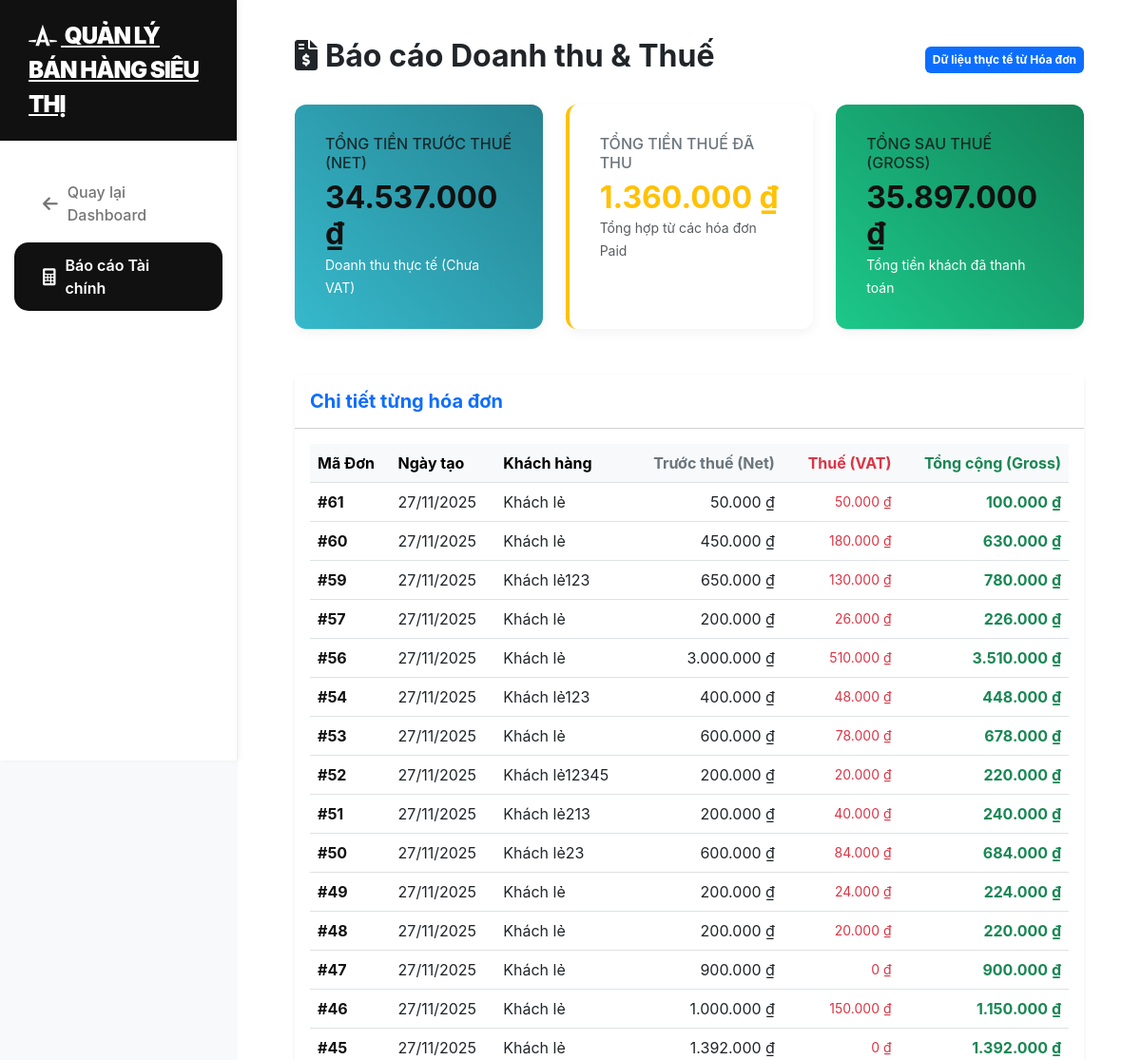
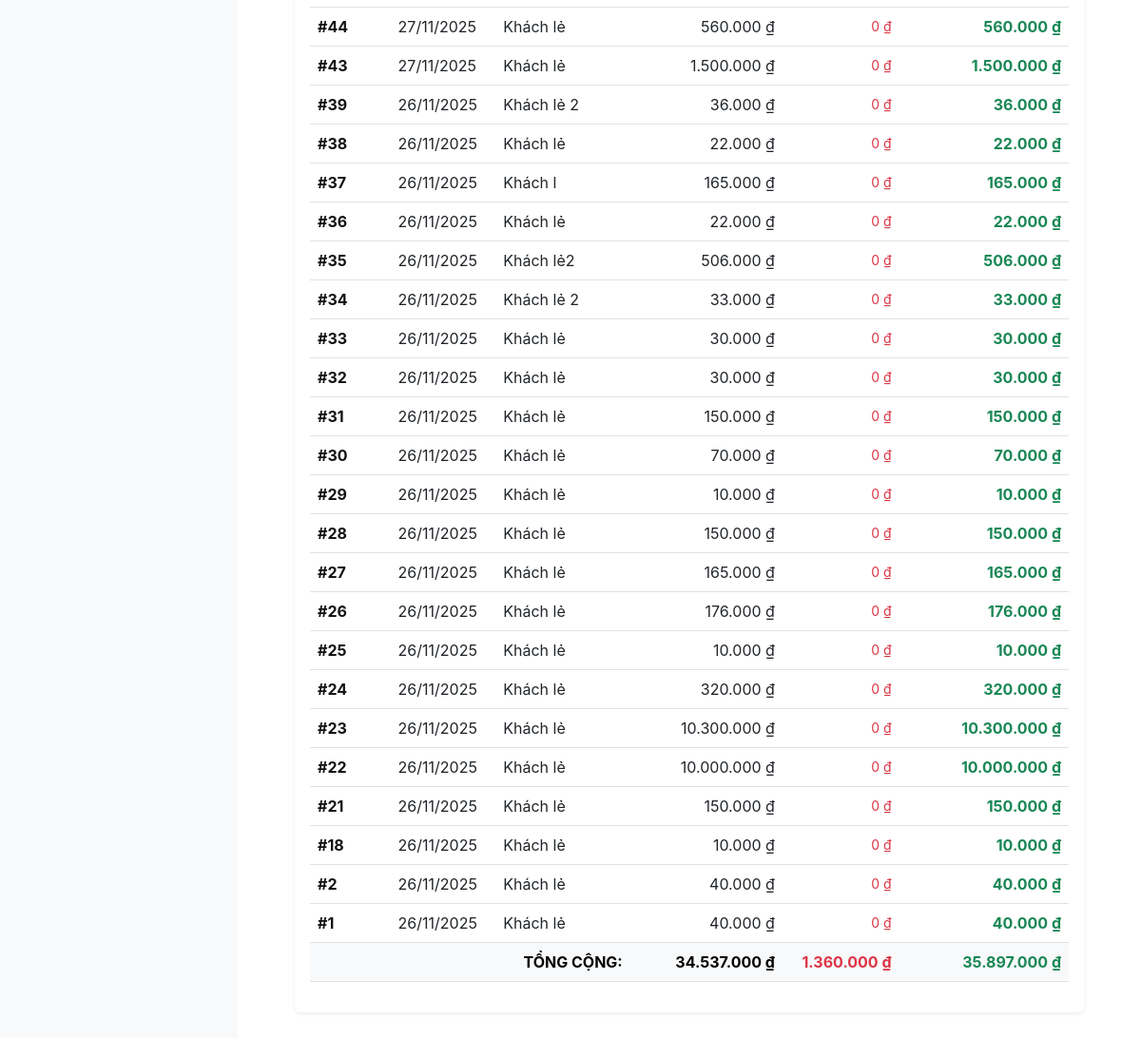
The app's page /financial_report.php (signed in) with its own data (2 pictures, top to bottom).
### tables this page shows
CREATE TABLE `transactions` (
  `id` int(11) UNSIGNED NOT NULL,
  `user_id` int(11) UNSIGNED DEFAULT NULL,
  `customer_name` varchar(255) DEFAULT 'Khách lẻ',
  `total_amount` decimal(10,2) NOT NULL,
  `payment_method` varchar(50) DEFAULT NULL,
  `status` varchar(20) NOT NULL DEFAULT 'completed',
  `created_at` timestamp NOT NULL DEFAULT current_timestamp(),
  `transaction_date` timestamp NOT NULL DEFAULT current_timestamp(),
  `tax_amount` decimal(10,2) NOT NULL DEFAULT 0.00,
  `tax_rate` int(11) NOT NULL DEFAULT 0
);

### financial_report.php (the view, shortened to what this page needs)
<?php
require_once 'config.php';
function formatCurrency($amount) {
    return number_format($amount, 0, ',', '.') . ' ₫';
}
$transactions = [];
$summary = [
    'total_gross' => 0,
    'total_net'   => 0,
    'total_tax'   => 0,
    'count'       => 0
];
try {
    global $pdo;
    $sql = "SELECT id, customer_name, total_amount, tax_amount, created_at, status
            FROM transactions
            WHERE status = 'paid'
            ORDER BY created_at DESC";
    $stmt = $pdo->prepare($sql);
    $stmt->execute();
    $transactions = $stmt->fetchAll(PDO::FETCH_ASSOC);
    foreach ($transactions as $t) {
        $gross = (float)$t['total_amount'];
        $tax   = (float)($t['tax_amount'] ?? 0);
        $net   = $gross - $tax;
        $summary['total_gross'] += $gross;
        $summary['total_net']   += $net;
        $summary['total_tax']   += $tax;
    }
} catch (PDOException $e) {
    $error = "Lỗi: " . $e->getMessage();
}
?>
<!DOCTYPE html>
<html lang="vi">
<head>
    <link href="https://cdn.jsdelivr.net/npm/bootstrap@5.3.0/dist/css/bootstrap.min.css" rel="stylesheet">
    <link rel="stylesheet" href="https://cdnjs.cloudflare.com/ajax/libs/font-awesome/6.0.0/css/all.min.css">
    <link rel="stylesheet" href="style.css">
</head>
<body class="bg-light">
<div class="sidebar d-none d-md-block">
    <a href="index.php" class="brand-logo"><i class="fab fa-autoprefixer"></i> <?php echo APP_NAME; ?></a>
    <nav class="nav flex-column">
        <a class="nav-link" href="admin_dashboard.php"><i class="fas fa-arrow-left"></i> Quay lại Dashboard</a>
        <a class="nav-link active" href="#"><i class="fas fa-calculator"></i> Báo cáo Tài chính</a>
    </nav>
</div>
<div class="main-content">
    <div class="d-flex justify-content-between align-items-center mb-4">
        <h2 class="fw-bold text-dark"><i class="fas fa-file-invoice-dollar me-2"></i>Báo cáo Doanh thu & Thuế</h2>
        <span class="badge bg-primary p-2">Dữ liệu thực tế từ Hóa đơn</span>
    </div>
    <div class="row g-4 mb-5">
        <div class="col-md-4">
            <div class="card card-stat bg-gradient-info h-100 p-3">
                <div class="card-body">
                    <h6 class="text-uppercase mb-2" style="opacity: 0.8">Tổng Tiền Trước Thuế (Net)</h6>
                    <h2 class="fw-bold mb-0"><?php echo formatCurrency($summary['total_net']); ?></h2>
                    <small>Doanh thu thực tế (Chưa VAT)</small>
                </div>
            </div>
        </div>
        <div class="col-md-4">
            <div class="card card-stat bg-white h-100 p-3 border-start border-4 border-warning">
                <div class="card-body">
                    <h6 class="text-uppercase text-secondary mb-2">Tổng Tiền Thuế Đã Thu</h6>
                    <h2 class="fw-bold text-warning mb-0"><?php echo formatCurrency($summary['total_tax']); ?></h2>
                    <small class="text-muted">Tổng hợp từ các hóa đơn Paid</small>
                </div>
            </div>
        </div>
        <div class="col-md-4">
            <div class="card card-stat bg-gradient-success h-100 p-3">
                <div class="card-body">
                    <h6 class="text-uppercase mb-2" style="opacity: 0.8">Tổng Sau Thuế (Gross)</h6>
                    <h2 class="fw-bold mb-0"><?php echo formatCurrency($summary['total_gross']); ?></h2>
                    <small>Tổng tiền khách đã thanh toán</small>
                </div>
            </div>
        </div>
    </div>
    <div class="card shadow-sm border-0">
        <div class="card-header bg-white py-3">
            <h5 class="fw-bold m-0 text-primary">Chi tiết từng hóa đơn</h5>
        </div>
        <div class="card-body">
            <div class="table-responsive">
                <table class="table table-hover align-middle">
                    <thead class="table-light">
                        <tr>
                            <th>Mã Đơn</th>
                            <th>Ngày tạo</th>
                            <th>Khách hàng</th>
                            <th class="text-end text-secondary">Trước thuế (Net)</th>
                            <th class="text-end text-danger">Thuế (VAT)</th>
                            <th class="text-end fw-bold text-success">Tổng cộng (Gross)</th>
                        </tr>
                    </thead>
                    <tbody>
                        <?php if(empty($transactions)): ?>
                            <tr><td colspan="6" class="text-center py-4">Chưa có dữ liệu thanh toán.</td></tr>
                        <?php else: ?>
                            <?php foreach ($transactions as $t):
                                $gross = (float)$t['total_amount'];
                                $tax   = (float)($t['tax_amount'] ?? 0);
                                $net   = $gross - $tax;
                            ?>
                            <tr>
                                <td><a href="sales.php?id=<?php echo $t['id']; ?>" class="fw-bold text-decoration-none">#<?php echo $t['id']; ?></a></td>
                                <td><?php echo date('d/m/Y', strtotime($t['created_at'])); ?></td>
                                <td><?php echo htmlspecialchars($t['customer_name']); ?></td>
                                <td class="text-end"><?php echo formatCurrency($net); ?></td>
                                <td class="text-end text-danger small">
                                    <?php echo formatCurrency($tax); ?>
                                </td>
                                <td class="text-end fw-bold text-success"><?php echo formatCurrency($gross); ?></td>
                            </tr>
                            <?php endforeach; ?>
                        <?php endif; ?>
                    </tbody>
                    <tfoot class="table-light fw-bold">
                        <tr>
                            <td colspan="3" class="text-end text-uppercase">Tổng cộng:</td>
                            <td class="text-end"><?php echo formatCurrency($summary['total_net']); ?></td>
                            <td class="text-end text-danger"><?php echo formatCurrency($summary['total_tax']); ?></td>
                            <td class="text-end text-success"><?php echo formatCurrency($summary['total_gross']); ?></td>
                        </tr>
                    </tfoot>
                </table>
            </div>
        </div>
    </div>
</div>
</body>
</html>

### style.css (style rules this page uses)
:root { --app-black: #111111; --app-gray: #757575; --bg-color: #ffffff; --card-bg: #f8f8f8; --border-radius-lg: 15px; --transition-speed: 0.3s; }
body { font-family: 'Inter', sans-serif; height: 100vh; overflow-x: hidden; background-color: var(--bg-color); color: var(--app-black); }
h1, h2, h3, h4, h5, h6 { color: var(--app-black); }
a { color: var(--app-black); text-decoration: none; }
.sidebar { height: 100vh; position: fixed; width: 250px; padding-top: 0; border-right: 1px solid #eee; background-color: var(--bg-color); box-shadow: 2px 0 5px rgba(0, 0, 0, 0.05); }
.brand-logo { font-weight: 900; font-size: 24px; padding: 20px 30px; margin-bottom: 30px; letter-spacing: -1px; text-transform: uppercase; background-color: var(--app-black); color: white; display: block; text-decoration: none; transition: all var(--transition-speed); }
.brand-logo i { margin-right: 5px; }
.sidebar .nav-link { padding: 12px 30px; color: var(--app-gray); font-weight: 500; display: flex; align-items: center; transition: all var(--transition-speed); border-radius: var(--border-radius-lg); margin: 0 15px 5px 15px; }
.sidebar .nav-link i { margin-right: 10px; font-size: 18px; }
.sidebar .nav-link:hover, .sidebar .nav-link.active { background-color: var(--app-black); color: white; font-weight: 600; }
.main-content { margin-left: 250px; padding: 40px 60px; background-color: var(--bg-color); }

### financial_report.php (style rules this page uses)
.card-stat { border: none; border-radius: 12px; box-shadow: 0 4px 12px rgba(0,0,0,0.05); transition: 0.3s; }
.bg-gradient-success { background: linear-gradient(45deg, #1cc88a, #13855c); color: white; }
.bg-gradient-info { background: linear-gradient(45deg, #36b9cc, #258391); color: white; }

### records on screen
transactions: id "61", created_at "27/11/2025", customer_name "Khách lẻ", formatCurrency($net) "50.000 ₫", tax_amount "50.000 ₫", total_amount "100.000 ₫"
transactions: id "60", created_at "27/11/2025", customer_name "Khách lẻ", formatCurrency($net) "450.000 ₫", tax_amount "180.000 ₫", total_amount "630.000 ₫"
transactions: id "59", created_at "27/11/2025", customer_name "Khách lẻ123", formatCurrency($net) "650.000 ₫", tax_amount "130.000 ₫", total_amount "780.000 ₫"
transactions: id "57", created_at "27/11/2025", customer_name "Khách lẻ", formatCurrency($net) "200.000 ₫", tax_amount "26.000 ₫", total_amount "226.000 ₫"
transactions: id "56", created_at "27/11/2025", customer_name "Khách lẻ", formatCurrency($net) "3.000.000 ₫", tax_amount "510.000 ₫", total_amount "3.510.000 ₫"
transactions: id "54", created_at "27/11/2025", customer_name "Khách lẻ123", formatCurrency($net) "400.000 ₫", tax_amount "48.000 ₫", total_amount "448.000 ₫"
transactions: id "53", created_at "27/11/2025", customer_name "Khách lẻ", formatCurrency($net) "600.000 ₫", tax_amount "78.000 ₫", total_amount "678.000 ₫"
transactions: id "52", created_at "27/11/2025", customer_name "Khách lẻ12345", formatCurrency($net) "200.000 ₫", tax_amount "20.000 ₫", total_amount "220.000 ₫"
transactions: id "51", created_at "27/11/2025", customer_name "Khách lẻ213", formatCurrency($net) "200.000 ₫", tax_amount "40.000 ₫", total_amount "240.000 ₫"
transactions: id "50", created_at "27/11/2025", customer_name "Khách lẻ23", formatCurrency($net) "600.000 ₫", tax_amount "84.000 ₫", total_amount "684.000 ₫"
transactions: id "49", created_at "27/11/2025", customer_name "Khách lẻ", formatCurrency($net) "200.000 ₫", tax_amount "24.000 ₫", total_amount "224.000 ₫"
transactions: id "48", created_at "27/11/2025", customer_name "Khách lẻ", formatCurrency($net) "200.000 ₫", tax_amount "20.000 ₫", total_amount "220.000 ₫"
transactions: id "47", created_at "27/11/2025", customer_name "Khách lẻ", formatCurrency($net) "900.000 ₫", tax_amount "0 ₫", total_amount "900.000 ₫"
transactions: id "46", created_at "27/11/2025", customer_name "Khách lẻ", formatCurrency($net) "1.000.000 ₫", tax_amount "150.000 ₫", total_amount "1.150.000 ₫"
transactions: id "45", created_at "27/11/2025", customer_name "Khách lẻ", formatCurrency($net) "1.392.000 ₫", tax_amount "0 ₫", total_amount "1.392.000 ₫"
transactions: id "44", created_at "27/11/2025", customer_name "Khách lẻ", formatCurrency($net) "560.000 ₫", tax_amount "0 ₫", total_amount "560.000 ₫"
transactions: id "43", created_at "27/11/2025", customer_name "Khách lẻ", formatCurrency($net) "1.500.000 ₫", tax_amount "0 ₫", total_amount "1.500.000 ₫"
transactions: id "39", created_at "26/11/2025", customer_name "Khách lẻ 2", formatCurrency($net) "36.000 ₫", tax_amount "0 ₫", total_amount "36.000 ₫"
transactions: id "38", created_at "26/11/2025", customer_name "Khách lẻ", formatCurrency($net) "22.000 ₫", tax_amount "0 ₫", total_amount "22.000 ₫"
transactions: id "37", created_at "26/11/2025", customer_name "Khách l", formatCurrency($net) "165.000 ₫", tax_amount "0 ₫", total_amount "165.000 ₫"
transactions: id "36", created_at "26/11/2025", customer_name "Khách lẻ", formatCurrency($net) "22.000 ₫", tax_amount "0 ₫", total_amount "22.000 ₫"
transactions: id "35", created_at "26/11/2025", customer_name "Khách lẻ2", formatCurrency($net) "506.000 ₫", tax_amount "0 ₫", total_amount "506.000 ₫"
transactions: id "34", created_at "26/11/2025", customer_name "Khách lẻ 2", formatCurrency($net) "33.000 ₫", tax_amount "0 ₫", total_amount "33.000 ₫"
transactions: id "33", created_at "26/11/2025", customer_name "Khách lẻ", formatCurrency($net) "30.000 ₫", tax_amount "0 ₫", total_amount "30.000 ₫"
transactions: id "32", created_at "26/11/2025", customer_name "Khách lẻ", formatCurrency($net) "30.000 ₫", tax_amount "0 ₫", total_amount "30.000 ₫"
transactions: id "31", created_at "26/11/2025", customer_name "Khách lẻ", formatCurrency($net) "150.000 ₫", tax_amount "0 ₫", total_amount "150.000 ₫"
transactions: id "30", created_at "26/11/2025", customer_name "Khách lẻ", formatCurrency($net) "70.000 ₫", tax_amount "0 ₫", total_amount "70.000 ₫"
transactions: id "29", created_at "26/11/2025", customer_name "Khách lẻ", formatCurrency($net) "10.000 ₫", tax_amount "0 ₫", total_amount "10.000 ₫"
transactions: id "28", created_at "26/11/2025", customer_name "Khách lẻ", formatCurrency($net) "150.000 ₫", tax_amount "0 ₫", total_amount "150.000 ₫"
transactions: id "27", created_at "26/11/2025", customer_name "Khách lẻ", formatCurrency($net) "165.000 ₫", tax_amount "0 ₫", total_amount "165.000 ₫"
transactions: id "26", created_at "26/11/2025", customer_name "Khách lẻ", formatCurrency($net) "176.000 ₫", tax_amount "0 ₫", total_amount "176.000 ₫"
transactions: id "25", created_at "26/11/2025", customer_name "Khách lẻ", formatCurrency($net) "10.000 ₫", tax_amount "0 ₫", total_amount "10.000 ₫"
transactions: id "24", created_at "26/11/2025", customer_name "Khách lẻ", formatCurrency($net) "320.000 ₫", tax_amount "0 ₫", total_amount "320.000 ₫"
transactions: id "23", created_at "26/11/2025", customer_name "Khách lẻ", formatCurrency($net) "10.300.000 ₫", tax_amount "0 ₫", total_amount "10.300.000 ₫"
transactions: id "22", created_at "26/11/2025", customer_name "Khách lẻ", formatCurrency($net) "10.000.000 ₫", tax_amount "0 ₫", total_amount "10.000.000 ₫"
transactions: id "21", created_at "26/11/2025", customer_name "Khách lẻ", formatCurrency($net) "150.000 ₫", tax_amount "0 ₫", total_amount "150.000 ₫"
transactions: id "18", created_at "26/11/2025", customer_name "Khách lẻ", formatCurrency($net) "10.000 ₫", tax_amount "0 ₫", total_amount "10.000 ₫"
transactions: id "2", created_at "26/11/2025", customer_name "Khách lẻ", formatCurrency($net) "40.000 ₫", tax_amount "0 ₫", total_amount "40.000 ₫"
transactions: id "1", created_at "26/11/2025", customer_name "Khách lẻ", formatCurrency($net) "40.000 ₫", tax_amount "0 ₫", total_amount "40.000 ₫"

### other values on screen
APP_NAME "QUẢN LÝ BÁN HÀNG SIÊU THỊ"
formatCurrency($summary['total_net']) "34.537.000 ₫"
formatCurrency($summary['total_tax']) "1.360.000 ₫"
formatCurrency($summary['total_gross']) "35.897.000 ₫"
